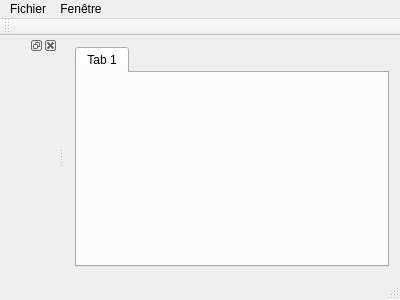
<?xml version="1.0" encoding="UTF-8"?>
<ui version="4.0">
 <class>MainWindow</class>
 <widget class="QMainWindow" name="MainWindow">
  <property name="geometry">
   <rect>
    <x>0</x>
    <y>0</y>
    <width>400</width>
    <height>300</height>
   </rect>
  </property>
  <property name="windowTitle">
   <string>MainWindow</string>
  </property>
  <widget class="QWidget" name="centralWidget">
   <property name="autoFillBackground">
    <bool>false</bool>
   </property>
   <layout class="QHBoxLayout" name="horizontalLayout">
    <item>
     <widget class="QTabWidget" name="tabWidget">
      <property name="currentIndex">
       <number>0</number>
      </property>
      <widget class="QWidget" name="tab">
       <attribute name="title">
        <string>Tab 1</string>
       </attribute>
      </widget>
     </widget>
    </item>
   </layout>
  </widget>
  <widget class="QMenuBar" name="menuBar">
   <property name="geometry">
    <rect>
     <x>0</x>
     <y>0</y>
     <width>400</width>
     <height>22</height>
    </rect>
   </property>
   <widget class="QMenu" name="menuFlamCreator">
    <property name="title">
     <string>Fichier</string>
    </property>
    <addaction name="actionNouveau_fichier"/>
    <addaction name="actionOuvrir_une_fractale"/>
    <addaction name="separator"/>
    <addaction name="actionEnregistrer"/>
    <addaction name="actionEnregistrer_sous"/>
    <addaction name="separator"/>
    <addaction name="actionFermer"/>
    <addaction name="separator"/>
    <addaction name="actionImprimer"/>
    <addaction name="separator"/>
    <addaction name="actionQuitter"/>
   </widget>
   <widget class="QMenu" name="menuFen_tre">
    <property name="title">
     <string>Fenêtre</string>
    </property>
    <widget class="QMenu" name="menuPanneaux">
     <property name="title">
      <string>Panneaux</string>
     </property>
     <addaction name="actionParam_tres_de_la_fractale"/>
    </widget>
    <addaction name="actionPlein_cran"/>
    <addaction name="separator"/>
    <addaction name="menuPanneaux"/>
   </widget>
   <addaction name="menuFlamCreator"/>
   <addaction name="menuFen_tre"/>
  </widget>
  <widget class="QToolBar" name="mainToolBar">
   <attribute name="toolBarArea">
    <enum>TopToolBarArea</enum>
   </attribute>
   <attribute name="toolBarBreak">
    <bool>false</bool>
   </attribute>
  </widget>
  <widget class="QStatusBar" name="statusBar"/>
  <widget class="QDockWidget" name="paramFractale">
   <attribute name="dockWidgetArea">
    <number>1</number>
   </attribute>
   <widget class="QWidget" name="dockWidgetContents"/>
  </widget>
  <action name="actionNouveau_fichier">
   <property name="text">
    <string>Nouvelle fractale</string>
   </property>
  </action>
  <action name="actionOuvrir_une_fractale">
   <property name="text">
    <string>Ouvrir une fractale</string>
   </property>
  </action>
  <action name="actionFermer_la_fractale">
   <property name="text">
    <string>Fermer la fractale</string>
   </property>
  </action>
  <action name="actionEnregistrer">
   <property name="text">
    <string>Enregistrer</string>
   </property>
  </action>
  <action name="actionEnregistrer_sous">
   <property name="text">
    <string>Enregistrer sous</string>
   </property>
  </action>
  <action name="actionFermer">
   <property name="text">
    <string>Fermer</string>
   </property>
  </action>
  <action name="actionImprimer">
   <property name="text">
    <string>Imprimer</string>
   </property>
  </action>
  <action name="actionQuitter">
   <property name="text">
    <string>Quitter</string>
   </property>
   <property name="statusTip">
    <string>Quitte le programme</string>
   </property>
   <property name="shortcut">
    <string>Ctrl+Q</string>
   </property>
  </action>
  <action name="actionPlein_cran">
   <property name="text">
    <string>Plein écran</string>
   </property>
  </action>
  <action name="actionParam_tres_de_la_fractale">
   <property name="text">
    <string>Paramètres de la fractale</string>
   </property>
  </action>
 </widget>
 <layoutdefault spacing="6" margin="11"/>
 <resources/>
 <connections>
  <connection>
   <sender>actionQuitter</sender>
   <signal>activated()</signal>
   <receiver>MainWindow</receiver>
   <slot>close()</slot>
   <hints>
    <hint type="sourcelabel">
     <x>-1</x>
     <y>-1</y>
    </hint>
    <hint type="destinationlabel">
     <x>199</x>
     <y>149</y>
    </hint>
   </hints>
  </connection>
  <connection>
   <sender>actionParam_tres_de_la_fractale</sender>
   <signal>activated()</signal>
   <receiver>paramFractale</receiver>
   <slot>show()</slot>
   <hints>
    <hint type="sourcelabel">
     <x>-1</x>
     <y>-1</y>
    </hint>
    <hint type="destinationlabel">
     <x>37</x>
     <y>155</y>
    </hint>
   </hints>
  </connection>
 </connections>
</ui>
